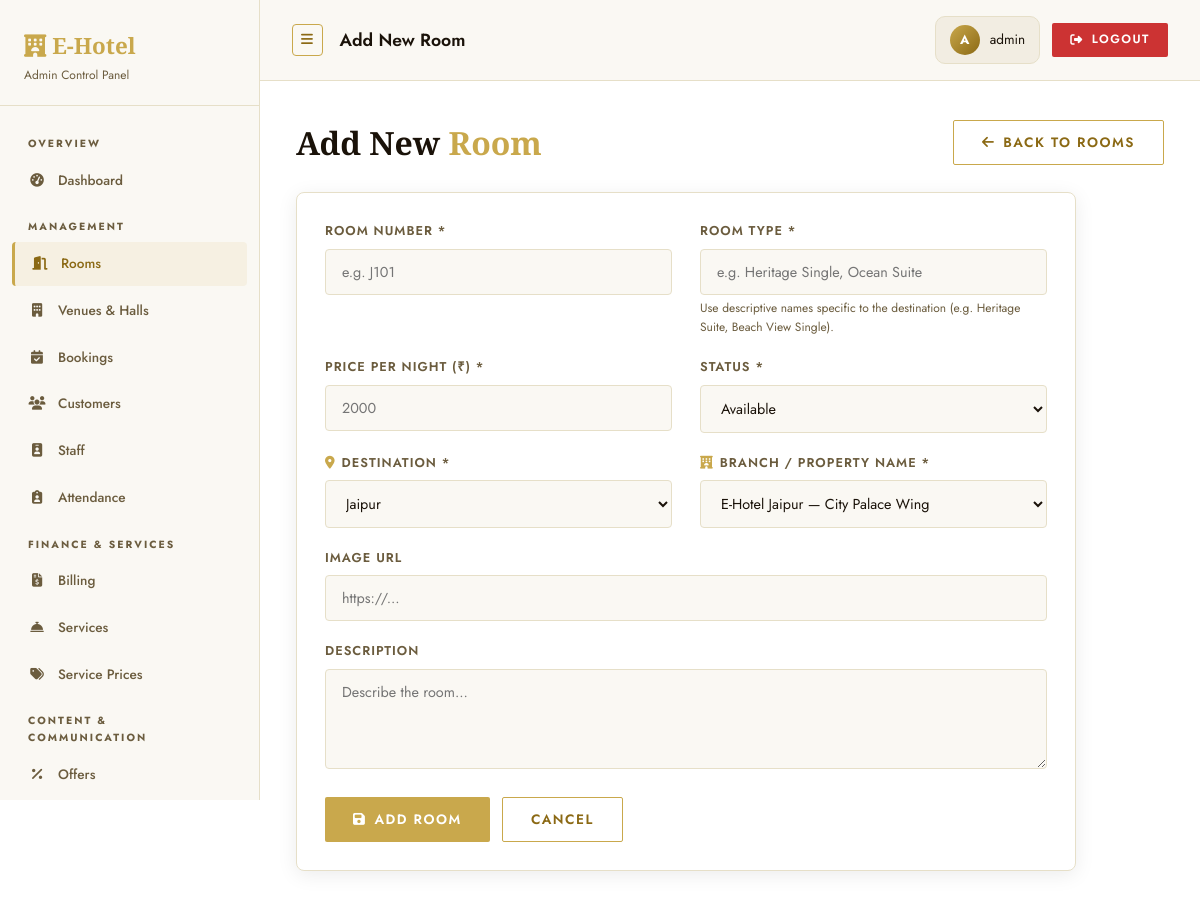
Before: /admin/rooms/edit/17 (signed in) with the older database file.
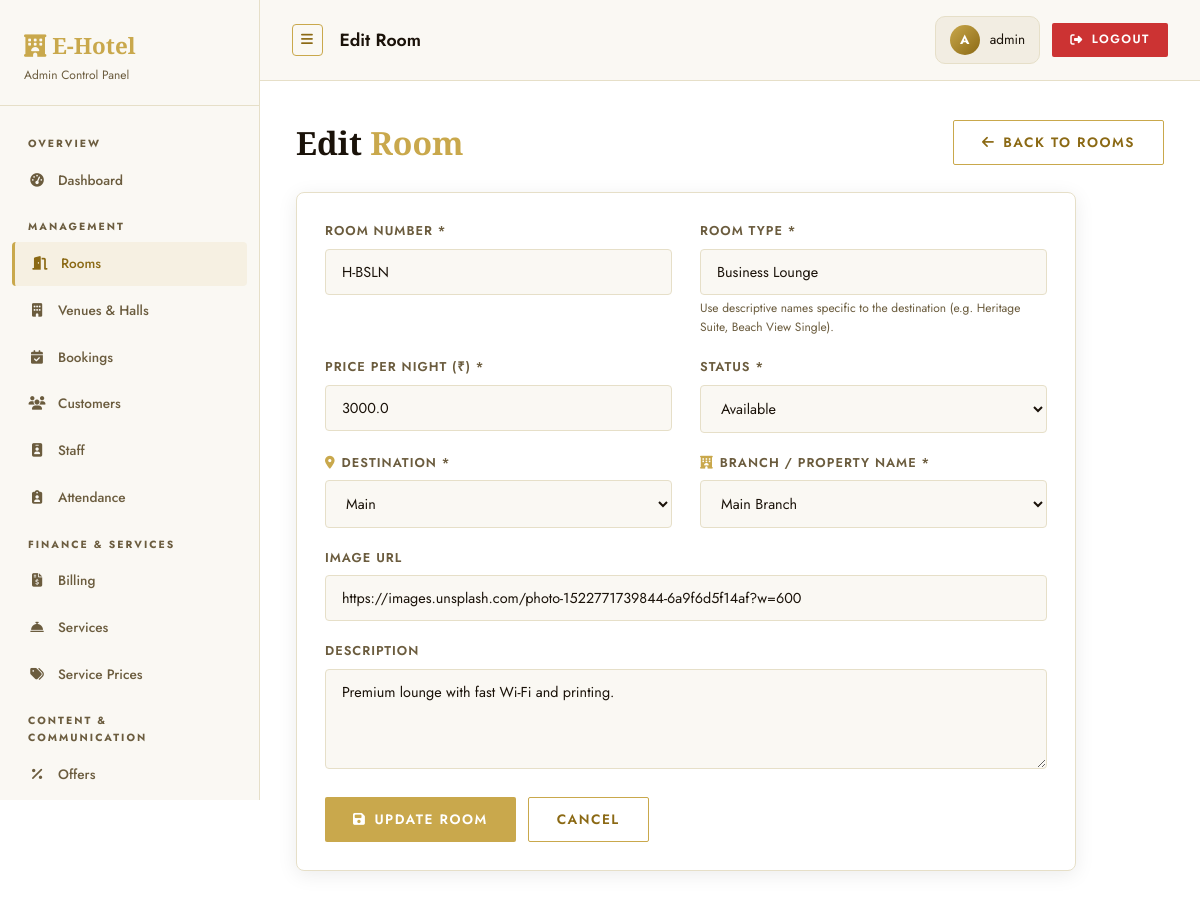
After: the same page with the newer database file.
### tables this page shows
CREATE TABLE rooms (
                id          INTEGER PRIMARY KEY AUTOINCREMENT,
                room_number TEXT UNIQUE NOT NULL,
                room_type   TEXT NOT NULL,
                price       REAL NOT NULL,
                status      TEXT DEFAULT 'Available',
                description TEXT,
                image_url   TEXT,
                destination TEXT DEFAULT 'Main',
                branch      TEXT DEFAULT 'Main Branch',
                capacity    INTEGER DEFAULT 2,
                category    TEXT DEFAULT 'Room'
            );

### routes/admin_routes.py (the view, shortened to what this page needs)
    @app.route('/admin/rooms/edit/<int:room_id>', methods=['GET', 'POST'])
    @admin_required
    def admin_edit_room(room_id):
        room = query_db("SELECT * FROM rooms WHERE id=?", [room_id], one=True)
        return render_template('admin/room_form.html', room=room, branches=BRANCHES,
                               destinations=DESTINATIONS, categories=CATEGORIES)

### utils/auth.py (called while the page is built)
def admin_required(f):
    @wraps(f)
    def decorated_function(*args, **kwargs):
        if 'admin_id' not in session:
            flash('Admin login required.', 'warning')
            return redirect(url_for('admin_login'))
        return f(*args, **kwargs)
    return decorated_function

### utils/db.py (called while the page is built)
def get_db():
    db = getattr(g, '_database', None)
    if db is None:
        db = g._database = sqlite3.connect(DATABASE)
        db.row_factory = sqlite3.Row
    return db

def query_db(query, args=(), one=False, commit=False):
    db  = get_db()
    cur = db.execute(query, args)
    if commit:
        db.commit()
        return cur.lastrowid
    rows = cur.fetchall()
    return rows[0] if (one and rows) else (None if one else rows)

### templates/admin/room_form.html (shortened to what this page needs)
{% extends "admin/base_admin.html" %}
{% block page_title %}{{ 'Edit' if room else 'Add New' }} Room{% endblock %}
{% block content %}
<div class="action-bar anim-fade-up">
  <div class="panel-header" style="margin:0">
    <h1>{{ 'Edit' if room else 'Add New' }} <span class="text-accent">Room</span></h1>
  </div>
  <a href="{{ url_for('admin_rooms') }}" class="btn btn-outline">
    <i class="fas fa-arrow-left"></i> Back to Rooms
  </a>
</div>
<div class="card anim-fade-up-delay-1" style="max-width:780px">
  <form method="post">
    <div class="grid-2">
      <div class="form-group">
        <label class="form-label">Room Number *</label>
        <input type="text" class="form-control" name="room_number"
               value="{{ room['room_number'] if room else '' }}" placeholder="e.g. J101" required>
      </div>
      <div class="form-group">
        <label class="form-label">Room Type *</label>
        <input type="text" class="form-control" name="room_type"
               value="{{ room['room_type'] if room else '' }}" placeholder="e.g. Heritage Single, Ocean Suite" required>
        <small style="color:var(--text2);font-size:.75rem;margin-top:4px;display:block;">Use descriptive names specific to the destination (e.g. Heritage Suite, Beach View Single).</small>
      </div>
    </div>
    <div class="grid-2">
      <div class="form-group">
        <label class="form-label">Price per Night (₹) *</label>
        <input type="number" class="form-control" name="price"
               value="{{ room['price'] if room else '' }}" placeholder="2000" min="0" required>
      </div>
      <div class="form-group">
        <label class="form-label">Status *</label>
        <select class="form-control" name="status" required>
          {% for s in ['Available','Occupied','Maintenance'] %}
          <option value="{{ s }}" {{ 'selected' if room and room['status']==s else '' }}>{{ s }}</option>
          {% endfor %}
        </select>
      </div>
    </div>
    <div class="grid-2">
      <div class="form-group">
        <label class="form-label"><i class="fas fa-map-marker-alt" style="color:var(--accent);margin-right:6px;"></i>Destination *</label>
        <select class="form-control" name="destination" required>
          {% for d in destinations %}
          <option value="{{ d }}" {{ 'selected' if room and room['destination']==d else '' }}>{{ d }}</option>
          {% endfor %}
        </select>
      </div>
      <div class="form-group">
        <label class="form-label"><i class="fas fa-hotel" style="color:var(--accent);margin-right:6px;"></i>Branch / Property Name *</label>
        <select class="form-control" name="branch" required>
          {% for b in branches %}
          <option value="{{ b }}" {{ 'selected' if room and room['branch']==b else '' }}>{{ b }}</option>
          {% endfor %}
        </select>
      </div>
    </div>
    <div class="form-group">
      <label class="form-label">Image URL</label>
      <input type="url" class="form-control" name="image_url"
             value="{{ room['image_url'] if room else '' }}" placeholder="https://...">
    </div>
    <div class="form-group">
      <label class="form-label">Description</label>
      <textarea class="form-control" name="description" placeholder="Describe the room...">{{ room['description'] if room else '' }}</textarea>
    </div>
    <div style="display:flex;gap:12px">
      <button type="submit" class="btn btn-primary">
        <i class="fas fa-save"></i> {{ 'Update Room' if room else 'Add Room' }}
      </button>
      <a href="{{ url_for('admin_rooms') }}" class="btn btn-outline">Cancel</a>
    </div>
  </form>
</div>
{% endblock %}

Changed rows visible on the page:
added rooms: room_number "H-BSLN", room_type "Business Lounge", price "3000.0", image_url "https://images.unsplash.com/photo-1522771739844-6a9f6d5f14af?w=600", description "Premium lounge with fast Wi-Fi and printing."
Other visible differences:
{{ 'Edit' if room else 'Add New' }}: "Add New" → "Edit"
form field destination: "Jaipur" → "Main"
form field branch: "E-Hotel Jaipur — City Palace Wing" → "Main Branch"
{{ 'Update Room' if room else 'Add Room' }}: "ADD ROOM" → "UPDATE ROOM"
